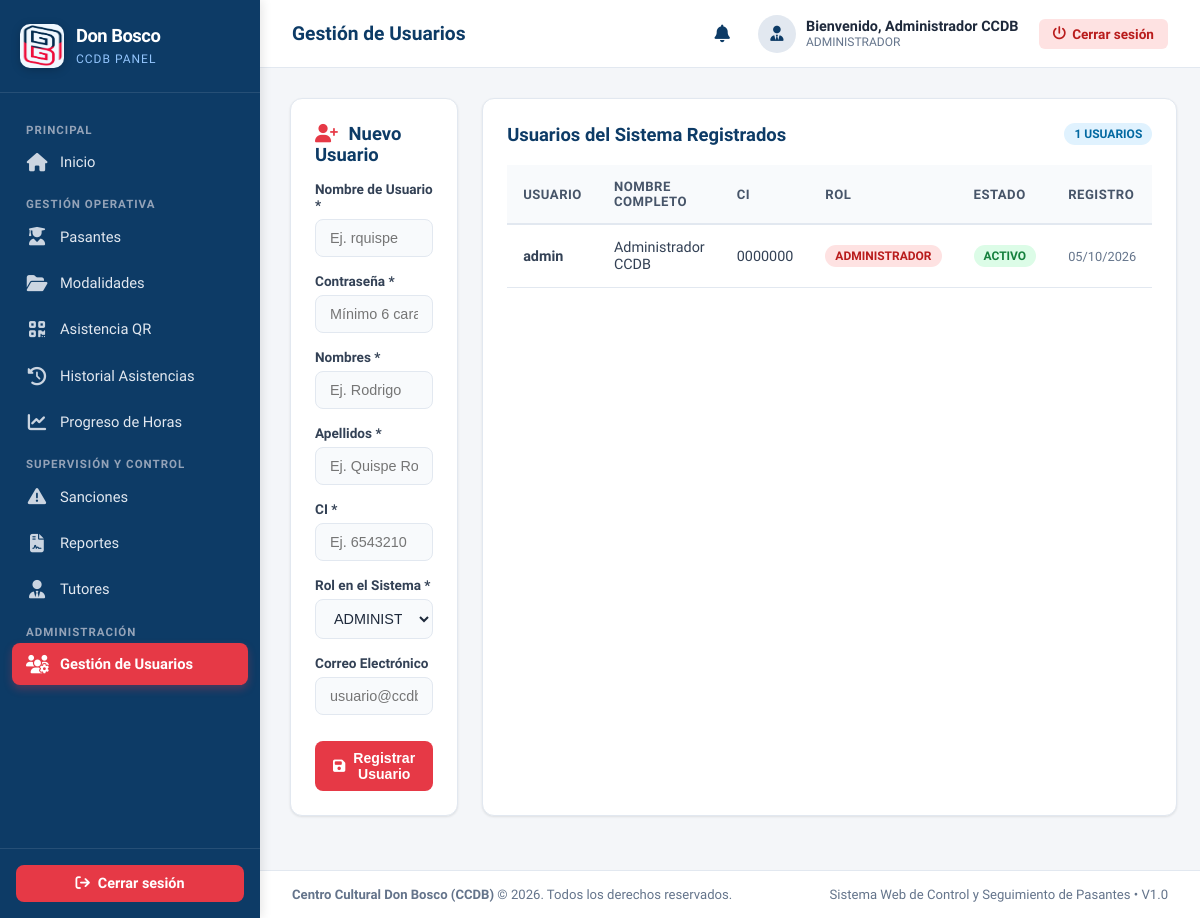
The page /views/usuarios/index.php (signed in) on the database its author committed.
### tables this page shows
CREATE TABLE IF NOT EXISTS usuarios (
    id_usuario INT UNSIGNED AUTO_INCREMENT PRIMARY KEY,
    id_rol INT UNSIGNED NOT NULL,
    usuario VARCHAR(50) NOT NULL UNIQUE,
    password VARCHAR(255) NOT NULL,
    nombres VARCHAR(100) NOT NULL,
    apellidos VARCHAR(100) NOT NULL,
    ci VARCHAR(30) NOT NULL UNIQUE,
    correo VARCHAR(150) UNIQUE,
    telefono VARCHAR(30),
    estado TINYINT(1) NOT NULL DEFAULT 1,
    remember_token VARCHAR(255) NULL,
    remember_expiry DATETIME NULL,
    fecha_registro DATETIME NOT NULL DEFAULT CURRENT_TIMESTAMP,
    CONSTRAINT fk_usuarios_roles
        FOREIGN KEY (id_rol)
        REFERENCES roles(id_rol)
        ON UPDATE CASCADE
        ON DELETE RESTRICT
);

CREATE TABLE IF NOT EXISTS roles (
    id_rol INT UNSIGNED AUTO_INCREMENT PRIMARY KEY,
    nombre VARCHAR(50) NOT NULL UNIQUE,
    descripcion VARCHAR(255),
    estado TINYINT(1) NOT NULL DEFAULT 1,
    fecha_registro DATETIME NOT NULL DEFAULT CURRENT_TIMESTAMP
);

### config/auth.php (called while the page is built, shortened)
<?php
class Auth {
    public static function check() {
        if (isset($_SESSION['user_id']) && !empty($_SESSION['user_id'])) {
            return true;
        }
        return self::restoreFromCookie();
    }
    public static function user() {
        return [
            'id'       => $_SESSION['user_id'],
            'usuario'  => $_SESSION['user_name'] ?? '',
            'nombre'   => $_SESSION['user_fullname'] ?? '',
            'rol_id'   => $_SESSION['user_role_id'] ?? 0,
            'rol_name' => $_SESSION['user_role_name'] ?? 'INVITADO',
            'ci'       => $_SESSION['user_ci'] ?? '',
            'correo'   => $_SESSION['user_email'] ?? '',
        ];
    }
}

### views/usuarios/index.php (the view, shortened to what this page needs)
<?php
require_once __DIR__ . '/../../config/auth.php';
$pageTitle = 'Gestión de Usuarios';
$db = Database::getConnection();
$usuarios = $db->query("SELECT u.*, r.nombre AS rol_nombre
                        FROM usuarios u
                        INNER JOIN roles r ON u.id_rol = r.id_rol
                        ORDER BY u.id_usuario DESC")->fetchAll();
$roles = $db->query("SELECT * FROM roles WHERE estado = 1")->fetchAll();
require_once __DIR__ . '/../../includes/header.php';
require_once __DIR__ . '/../../includes/sidebar.php';
?>
<div class="main-wrapper">
    <?php require_once __DIR__ . '/../../includes/navbar.php'; ?>
    <main class="content-body">
        <div style="display: grid; grid-template-columns: 1fr 2fr; gap: 24px;">
            <div class="card">
                <h3 class="card-title" style="margin-bottom: 16px;">
                    <i class="fa-solid fa-user-plus" style="color: var(--primary-red); margin-right: 6px;"></i>
                    Nuevo Usuario
                </h3>
                <form method="POST" action="index.php">
                    <div class="form-group">
                        <label for="usuario">Nombre de Usuario *</label>
                        <input type="text" name="usuario" id="usuario" class="form-control" required placeholder="Ej. rquispe">
                    </div>
                    <div class="form-group">
                        <label for="password">Contraseña *</label>
                        <input type="password" name="password" id="password" class="form-control" required placeholder="Mínimo 6 caracteres">
                    </div>
                    <div class="form-group">
                        <label for="nombres">Nombres *</label>
                        <input type="text" name="nombres" id="nombres" class="form-control" required placeholder="Ej. Rodrigo">
                    </div>
                    <div class="form-group">
                        <label for="apellidos">Apellidos *</label>
                        <input type="text" name="apellidos" id="apellidos" class="form-control" required placeholder="Ej. Quispe Rojas">
                    </div>
                    <div class="form-group">
                        <label for="ci">CI *</label>
                        <input type="text" name="ci" id="ci" class="form-control" required placeholder="Ej. 6543210">
                    </div>
                    <div class="form-group">
                        <label for="id_rol">Rol en el Sistema *</label>
                        <select name="id_rol" id="id_rol" class="form-control" required>
                            <?php foreach ($roles as $r): ?>
                                <option value="<?= $r['id_rol'] ?>"><?= htmlspecialchars($r['nombre']) ?> - <?= htmlspecialchars($r['descripcion'] ?? '') ?></option>
                            <?php endforeach; ?>
                        </select>
                    </div>
                    <div class="form-group">
                        <label for="correo">Correo Electrónico</label>
                        <input type="email" name="correo" id="correo" class="form-control" placeholder="usuario@ccdb.org.bo">
                    </div>
                    <button type="submit" class="btn btn-danger" style="width: 100%; justify-content: center; margin-top: 10px;">
                        <i class="fa-solid fa-floppy-disk"></i> Registrar Usuario
                    </button>
                </form>
            </div>
            <div class="card">
                <div class="card-header-flex">
                    <h3 class="card-title">Usuarios del Sistema Registrados</h3>
                    <span class="badge badge-info"><?= count($usuarios) ?> usuarios</span>
                </div>
                <div class="table-responsive">
                    <table class="table-custom">
                        <thead>
                            <tr>
                                <th>Usuario</th>
                                <th>Nombre Completo</th>
                                <th>CI</th>
                                <th>Rol</th>
                                <th>Estado</th>
                                <th>Registro</th>
                            </tr>
                        </thead>
                        <tbody>
                            <?php foreach ($usuarios as $u): ?>
                                <tr>
                                    <td><strong><?= htmlspecialchars($u['usuario']) ?></strong></td>
                                    <td><?= htmlspecialchars($u['nombres'] . ' ' . $u['apellidos']) ?></td>
                                    <td><?= htmlspecialchars($u['ci']) ?></td>
                                    <td>
                                        <?php if ($u['rol_nombre'] === 'ADMINISTRADOR'): ?>
                                            <span class="badge badge-danger">ADMINISTRADOR</span>
                                        <?php elseif ($u['rol_nombre'] === 'PERSONAL'): ?>
                                            <span class="badge badge-info">PERSONAL</span>
                                        <?php endif; ?>
                                    </td>
                                    <td>
                                        <span class="badge badge-success">Activo</span>
                                    </td>
                                    <td style="font-size: 0.8rem; color: var(--text-muted);">
                                        <?= date('d/m/Y', strtotime($u['fecha_registro'])) ?>
                                    </td>
                                </tr>
                            <?php endforeach; ?>
                        </tbody>
                    </table>
                </div>
            </div>
        </div>
    </main>
    <?php require_once __DIR__ . '/../../includes/footer.php'; ?>

### includes/navbar.php (shortened to what this page needs)
<?php
$currentUser = Auth::user();
?>
<header class="top-navbar">
    <div class="nav-left">
        <h3><?= htmlspecialchars($pageTitle ?? 'Panel de Control') ?></h3>
    </div>
    <div class="nav-right">
        <?php
        $notifCount = 0;
        try {
            $notifCount = contarNoLeidas(Database::getConnection());
        } catch (Throwable $e) {
        }
        ?>
        <details class="notif-bell">
            <summary title="Notificaciones">
                <i class="fa-solid fa-bell"></i><?php if ($notifCount > 0): ?><span class="notif-count"><?= $notifCount ?></span><?php endif; ?>
            </summary>
        </details>
        <div class="user-badge">
            <div class="user-avatar">
                <i class="fa-solid fa-user-tie"></i>
            </div>
            <div class="user-info">
                <div class="user-name">Bienvenido, <?= htmlspecialchars($currentUser['nombre'] ?? 'Usuario') ?></div>
                <div class="user-role"><?= htmlspecialchars($currentUser['rol_name'] ?? 'PERSONAL') ?></div>
            </div>
        </div>
        <a href="<?= APP_ROOT ?>logout.php" class="btn-logout-nav" title="Cerrar sesión" onclick="return confirm('¿Desea cerrar la sesión actual?');">
            <i class="fa-solid fa-power-off"></i>
            <span>Cerrar sesión</span>
        </a>
    </div>
</header>

### assets/css/style.css (style rules this page uses)
:root { --primary-blue: #0d3b66; --secondary-blue: #1d4e89; --primary-red: #e63946; --hover-red: #c92a37; --bg-color: #f4f6f9; --sidebar-width: 260px; --navbar-height: 68px; --card-bg: #ffffff; --text-dark: #1e293b; --text-muted: #64748b; --border-color: #e2e8f0; --border-radius: 12px; --shadow-sm: 0 1px 3px rgba(0,0,0,0.06), 0 1px 2px rgba(0,0,0,0.04); --shadow-md: 0 4px 6px -1px rgba(0,0,0,0.07), 0 2px 4px -1px rgba(0,0,0,0.04); --shadow-lg: 0 10px 15px -3px rgba(0,0,0,0.08), 0 4px 6px -2px rgba(0,0,0,0.03); }
* { box-sizing: border-box; margin: 0; padding: 0; }
body { font-family: 'Segoe UI', system-ui, -apple-system, BlinkMacSystemFont, Roboto, sans-serif; background-color: var(--bg-color); color: var(--text-dark); display: block; min-height: 100vh; }
.main-wrapper { margin-left: var(--sidebar-width); width: calc(100% - var(--sidebar-width)); min-height: 100vh; display: flex; flex-direction: column; }
.top-navbar { height: var(--navbar-height); background: #ffffff; border-bottom: 1px solid var(--border-color); display: flex; align-items: center; justify-content: space-between; padding: 0 32px; position: sticky; top: 0; z-index: 99; }
.nav-left h3 { font-size: 1.2rem; font-weight: 700; color: var(--primary-blue); }
.nav-right { display: flex; align-items: center; gap: 20px; }
.user-badge { display: flex; align-items: center; gap: 10px; }
.user-avatar { width: 38px; height: 38px; border-radius: 50%; background: #e2e8f0; color: var(--primary-blue); display: flex; align-items: center; justify-content: center; font-weight: 700; font-size: 0.95rem; }
.user-info { line-height: 1.2; }
.user-info .user-name { font-size: 0.9rem; font-weight: 700; color: #1e293b; }
.user-info .user-role { font-size: 0.75rem; color: var(--text-muted); }
.btn-logout-nav { padding: 7px 14px; border-radius: 6px; background-color: #fee2e2; color: #b91c1c; text-decoration: none; font-size: 0.85rem; font-weight: 600; display: flex; align-items: center; gap: 6px; transition: all 0.2s; }
.content-body { padding: 30px; flex-grow: 1; }
.card { background: var(--card-bg); border-radius: var(--border-radius); border: 1px solid var(--border-color); box-shadow: var(--shadow-sm); padding: 24px; margin-bottom: 24px; }
.card-header-flex { display: flex; justify-content: space-between; align-items: center; margin-bottom: 20px; }
.card-title { font-size: 1.15rem; font-weight: 700; color: var(--primary-blue); }
.table-responsive { overflow-x: auto; }
.table-custom { width: 100%; border-collapse: collapse; text-align: left; }
.table-custom th { background: #f8fafc; padding: 14px 16px; font-size: 0.82rem; font-weight: 700; text-transform: uppercase; color: #475569; border-bottom: 2px solid var(--border-color); letter-spacing: 0.5px; }
.table-custom td { padding: 14px 16px; font-size: 0.9rem; border-bottom: 1px solid var(--border-color); color: #334155; vertical-align: middle; }
.badge { padding: 4px 10px; border-radius: 50px; font-size: 0.75rem; font-weight: 700; text-transform: uppercase; display: inline-block; }
.badge-success { background: #dcfce7; color: #15803d; }
.badge-danger { background: #fee2e2; color: #b91c1c; }
.badge-info { background: #e0f2fe; color: #0369a1; }
.btn { padding: 9px 18px; border-radius: 8px; font-size: 0.88rem; font-weight: 600; text-decoration: none; cursor: pointer; display: inline-flex; align-items: center; gap: 8px; border: none; transition: all 0.2s; }
.btn-danger { background-color: var(--primary-red); color: #ffffff; }
.form-group { margin-bottom: 16px; }
.form-group label { display: block; font-size: 0.85rem; font-weight: 600; color: #334155; margin-bottom: 6px; }
.form-control { width: 100%; padding: 10px 14px; border: 1.5px solid var(--border-color); border-radius: 8px; font-size: 0.9rem; color: var(--text-dark); outline: none; background: #f8fafc; transition: border-color 0.2s; }

### includes/navbar.php (style rules this page uses)
.notif-bell { position: relative; }
.notif-bell summary { list-style: none; cursor: pointer; font-size: 1.1rem; color: var(--primary-blue); padding: 8px; border-radius: 8px; display: inline-flex; align-items: center; }

### rows shown on the page
usuarios: id_rol.nombre "ADMINISTRADOR", usuario "admin", nombres+apellidos "Administrador CCDB", ci "0000000", fecha_registro "05/10/2026"

### other values the page prints
$pageTitle "Gestión de Usuarios"
$currentUser['nombre'] "Administrador CCDB"
count($usuarios) "1"
form field id_rol "ADMINISTRADOR - Administrador general del sistema con control total"
